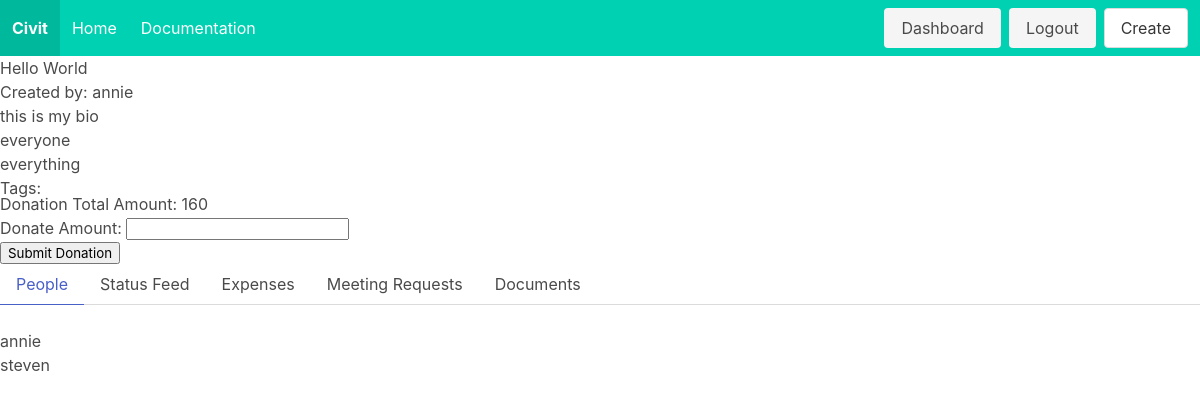
Screenshot of /initiative/1/viewinit (signed in) with the database file from the repository.
### initz/models.py (models this page shows)
class Initiative(models.Model):
    primary_organizer = models.ForeignKey(User, related_name='primary_organizer', on_delete=models.CASCADE)
    title = models.CharField(max_length=200)
    problem_statement = models.TextField()
    people_impact = models.TextField()
    legislative_scope = models.TextField()
    date_created = models.DateTimeField(auto_now_add=True, editable=False)
    type = models.CharField(max_length=25)
    supporters = models.ManyToManyField(User, related_name='supporters')
    donors = models.ManyToManyField(User, related_name='donors')
    sponsors = models.ManyToManyField(User, related_name='sponsors')
    organizers = models.ManyToManyField(User, related_name='organizers')
    def totalDonations(self):
        donations = Donation.objects.filter(initiative=self.pk)
        sum = 0
        for donation in donations:
            sum += donation.amount
        return sum
    def getStatusUpdates(self):
        statusUpdates = StatusUpdate.objects.filter(initiative=self.pk)
        return statusUpdates
    def getExpenses(self):
        expenses = Expense.objects.filter(initiative=self.pk)
        return expenses

class Donation(models.Model):
    initiative = models.ForeignKey(Initiative, on_delete=models.CASCADE)
    donor = models.ForeignKey(User, on_delete=models.CASCADE)
    date_created = models.DateTimeField(auto_now_add=True, editable=False)
    amount = models.IntegerField()

### accounts/models.py (models this page shows)
class User(AbstractUser):
    bio = models.TextField(max_length=500, blank=True)
    profile_picture = models.URLField(blank=True, null=True)

### initz/views.py (the view, shortened to what this page needs)
# urls.py: path('<pk>/viewinit', views.view_public_init, name='viewinit'),
@login_required
def view_public_init(request, pk):
    initiative = Initiative.objects.get(pk=pk)
    if request.method == "GET":
        return render(request, 'initiative/public_view_init.html', {'initiative': initiative, 'donate_form': DonateForm})

### templates/initiative/public_view_init.html (shortened to what this page needs)
{% extends 'base.html' %}
{% block content %}
    <div>
        <div>
            <h1>{{ initiative.title }}</h1>
            <p>Created by: {{ initiative.primary_organizer.username }}</p>
            <p>{{ initiative.problem_statement }}</p>
            <p>{{ initiative.people_impact }}</p>
            <p>{{ initiative.legislative_scope }}</p>
            <div class="tags">Tags:
            </div>
        </div>
        <div>
            <p>Donation Total Amount: {{ initiative.totalDonations }}</p>
            {% if user.is_authenticated %}
            <form method="post">
                {{ donate_form.as_p }}
                <input type="submit" value="Submit Donation">
            </form>
            {% endif %}
        </div>
        <div class="tabs">
            <ul>
                <li class="tablinks is-active"><a onclick="openTab(event,'people')">People</a></li>
                <li class="tablinks"><a onclick="openTab(event,'status_feed')">Status Feed</a></li>
                <li class="tablinks"><a onclick="openTab(event,'expenses')">Expenses</a></li>
                <li class="tablinks"><a onclick="openTab(event,'meeting_requests')">Meeting Requests</a></li>
                <li class="tablinks"><a onclick="openTab(event,'documents')">Documents</a></li>
            </ul>
        </div>
        <div id="people" class="tab_content">
            {% include 'initiative/people.html' %}
        </div>
            {% include 'initiative/meeting_requests.html' %}
            {% include 'initiative/documents.html' %}
    </div>
{% endblock %}

### templates/initiative/people.html
<div>
    <div>
        {% for user in initiative.supporters.all %}
            <p>{{ user }}</p>
        {% endfor %}
    </div>
</div>

### rows the page displays
Initiative: title "Hello World", primary_organizer.username "annie", problem_statement "this is my bio", people_impact "everyone", legislative_scope "everything", totalDonations "160"
User: username "annie"
User: username "steven"
